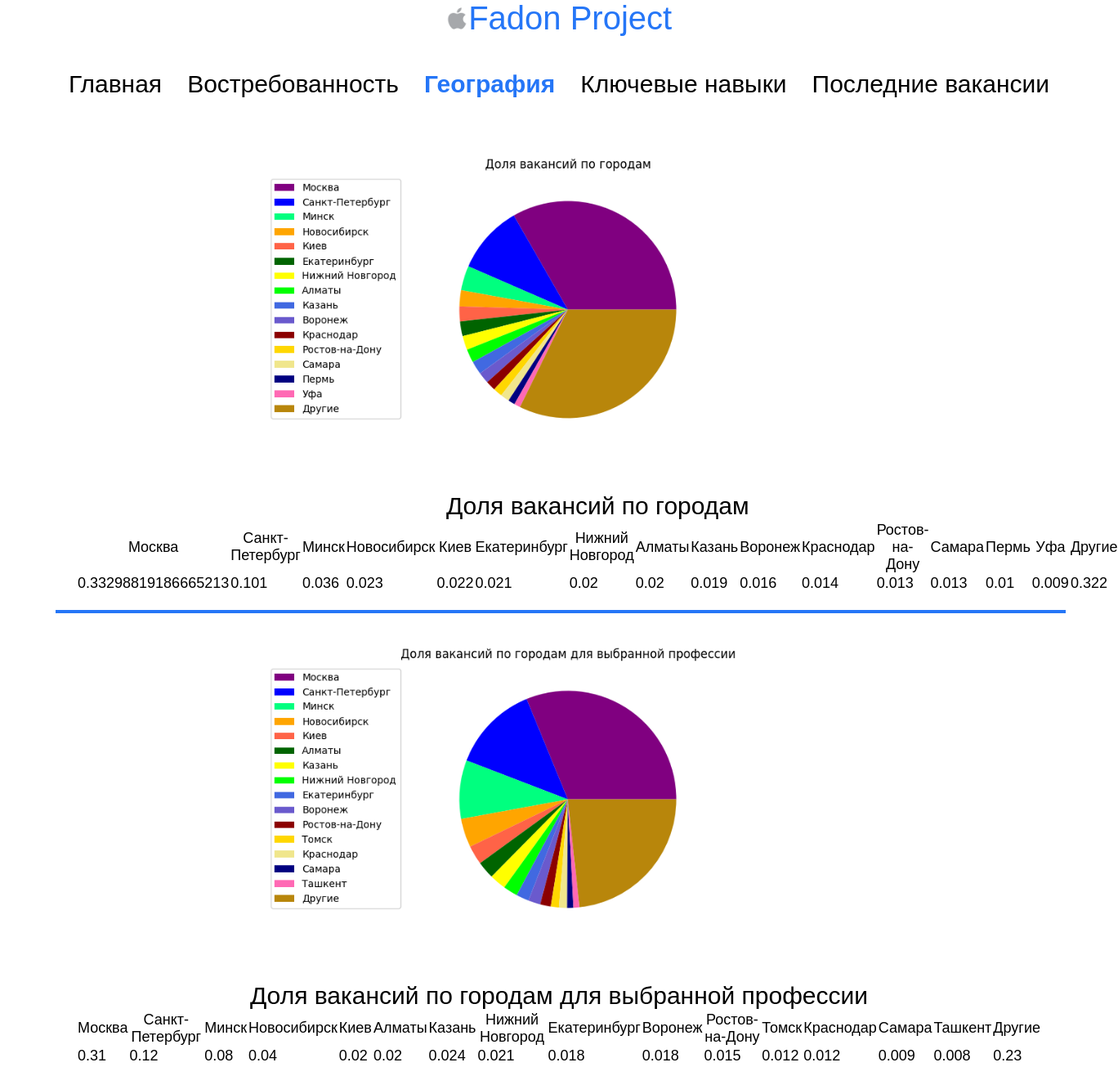
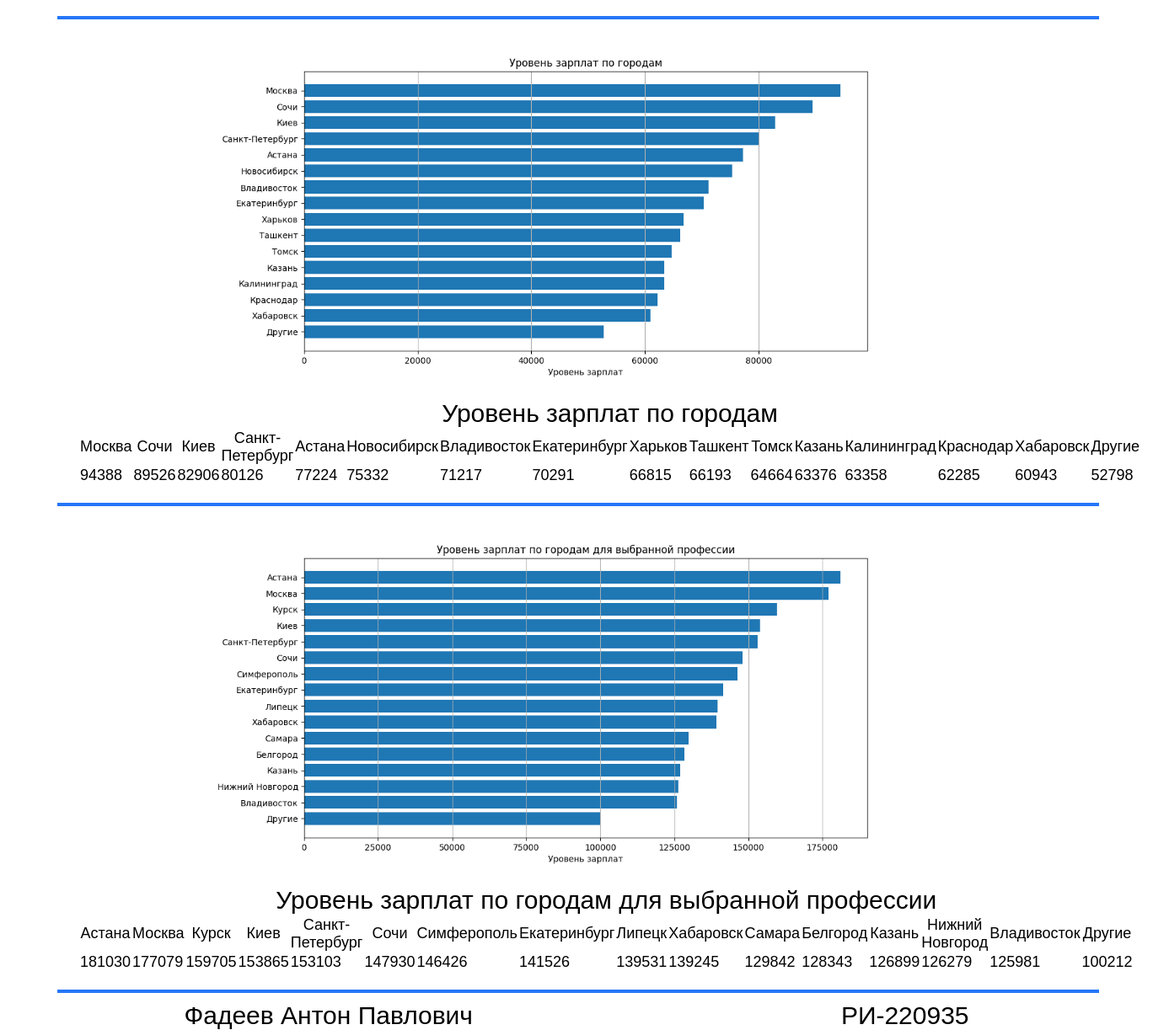
/geo/, run on the app's committed database (2 pictures, top to bottom).
### application/models.py (models this page shows, shortened)
class GeoChart(models.Model):
    title = models.CharField('Название графика', max_length=100)
    image = models.ImageField('График', upload_to='charts/')
    dict = models.JSONField('Таблица', null=True)
    class Meta:
        verbose_name = 'График географии'
        verbose_name_plural = 'Графики географии'

### application/views.py (the view)
# urls.py: path('geo/', views.geo),
def geo(request):
    data = models.GeoChart.objects.all()
    content = {'data': data}
    return render(
        request,
        'application/geo.html',
        context=content
    )

### templates/application/geo.html (shortened to what this page needs)
{% load static %}
<html lang="en">
<head>
    <link rel="stylesheet" href="{% static 'application/css/base.css' %}">
</head>
<body>
<section class='logo'>
    <img class="logo-icon" src='{% static "application/img/logo.png" %}'>
    <p style="font-size: 40px; color: #2576f7;">Fadon Project</p>
</section>
<nav>
    <ul class='link-list'>
        <li class="link-item"><a href="/">Главная</a></li>
        <li class="link-item"><a href="/demand/">Востребованность</a></li>
        <li class="link-item"><a href="/geo/">География</a></li>
        <li class="link-item"><a href="/skills/">Ключевые навыки</a></li>
        <li class="link-item"><a href="/vacancies/">Последние вакансии</a></li>
    </ul>
</nav>
<section>
    <div class='body' id='block'>
        {% for item in data %}
        <img class="block__img" src="{{ item.image.url }}">
        <table class="block__table">
            <caption>{{ item.title }}</caption>
            <tr>
                {% for key in item.dict.keys %}
                <th>{{ key }}</th>
                {% endfor %}
            </tr>
            <tr>
                {% for value in item.dict.values %}
                <td>{{ value }}</td>
                {% endfor %}
            </tr>
        </table>
        <div class='break-line'></div>
        {% endfor %}
    </div>
</section>
</body>
<footer>
    <p>Фадеев Антон Павлович</p>
    <p>РИ-220935</p>
</footer>
</html>

### static/application/css/base.css (style rules this page uses)
* { margin: 0; padding: 0; font-family: sans-serif; font-style: normal; font-size: 30px; font-weight: 400; }
footer { width: 100%; position: absolute; display: flex; justify-content: space-around; }
nav { margin: 3% 5%; }
th, td { font-size: 60%; }
.logo { display: flex; flex-direction: row; justify-content: center; align-items: center; }
.logo-icon { max-width: 2%; }
.link-list { display: flex; justify-content: space-around; align-items: center; padding: 0; list-style: none; }
.link-item { margin: 0 10px; }
.link-item a { text-decoration: none; cursor: pointer; color: black; }
.link-item a.current { font-weight: bold; color: #2576f7; }
.body { margin: 0 5%; display: flex; flex-direction: column; align-items: left; }
.block__img { margin: auto; max-width: 70%; border-radius: 16px; }
.block__table { margin: 10px 2%; }
.break-line { text-align: center; border: 2px solid #2576f7; width: 100%; margin: 10px 0; }

### data on the page
GeoChart: image (picture), title "Доля вакансий по городам", keys "Москва" "Санкт-Петербург" "Минск" "Новосибирск" "Киев" "Екатеринбург" "Нижний Новгород" "Алматы" "Казань" "Воронеж" "Краснодар" "Ростов-на-Дону" "Самара" "Пермь" "Уфа" "Другие", values "0.33298819186665213" "0.101" "0.036" "0.023" "0.022" "0.021" "0.02" "0.02" "0.019" "0.016" "0.014" "0.013" "0.013" "0.01" "0.009" "0.322"
GeoChart: image (picture), title "Доля вакансий по городам для выбранной профессии", keys "Москва" "Санкт-Петербург" "Минск" "Новосибирск" "Киев" "Алматы" "Казань" "Нижний Новгород" "Екатеринбург" "Воронеж" "Ростов-на-Дону" "Томск" "Краснодар" "Самара" "Ташкент" "Другие", values "0.31" "0.12" "0.08" "0.04" "0.02" "0.02" "0.024" "0.021" "0.018" "0.018" "0.015" "0.012" "0.012" "0.009" "0.008" "0.23"
GeoChart: image (picture), title "Уровень зарплат по городам", keys "Москва" "Сочи" "Киев" "Санкт-Петербург" "Астана" "Новосибирск" "Владивосток" "Екатеринбург" "Харьков" "Ташкент" "Томск" "Казань" "Калининград" "Краснодар" "Хабаровск" "Другие", values "94388" "89526" "82906" "80126" "77224" "75332" "71217" "70291" "66815" "66193" "64664" "63376" "63358" "62285" "60943" "52798"
GeoChart: image (picture), title "Уровень зарплат по городам для выбранной профессии", keys "Астана" "Москва" "Курск" "Киев" "Санкт-Петербург" "Сочи" "Симферополь" "Екатеринбург" "Липецк" "Хабаровск" "Самара" "Белгород" "Казань" "Нижний Новгород" "Владивосток" "Другие", values "181030" "177079" "159705" "153865" "153103" "147930" "146426" "141526" "139531" "139245" "129842" "128343" "126899" "126279" "125981" "100212"
